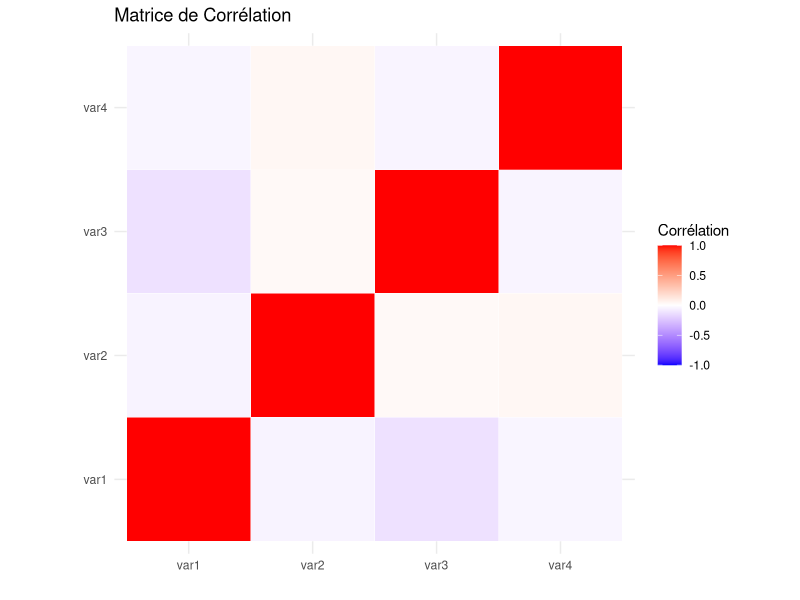

The R source for this figure:
# visualize.R
library(ggplot2)
library(reshape2)

# Données simulées avec corrélations
set.seed(123)
data <- data.frame(
  var1 = rnorm(100),
  var2 = rnorm(100),
  var3 = rnorm(100),
  var4 = rnorm(100)
)

# Création d'une matrice de corrélation
cor_matrix <- cor(data)

# Transformation pour ggplot2
melted_cor <- melt(cor_matrix)

# Création de la heatmap
ggplot(data = melted_cor, aes(x = Var1, y = Var2, fill = value)) +
  geom_tile(color = "white") +
  scale_fill_gradient2(low = "blue", high = "red", mid = "white",
                       midpoint = 0, limit = c(-1, 1), space = "Lab",
                       name="Corrélation") +
  theme_minimal() +
  coord_fixed() +
  labs(title = "Matrice de Corrélation", x = "", y = "")
